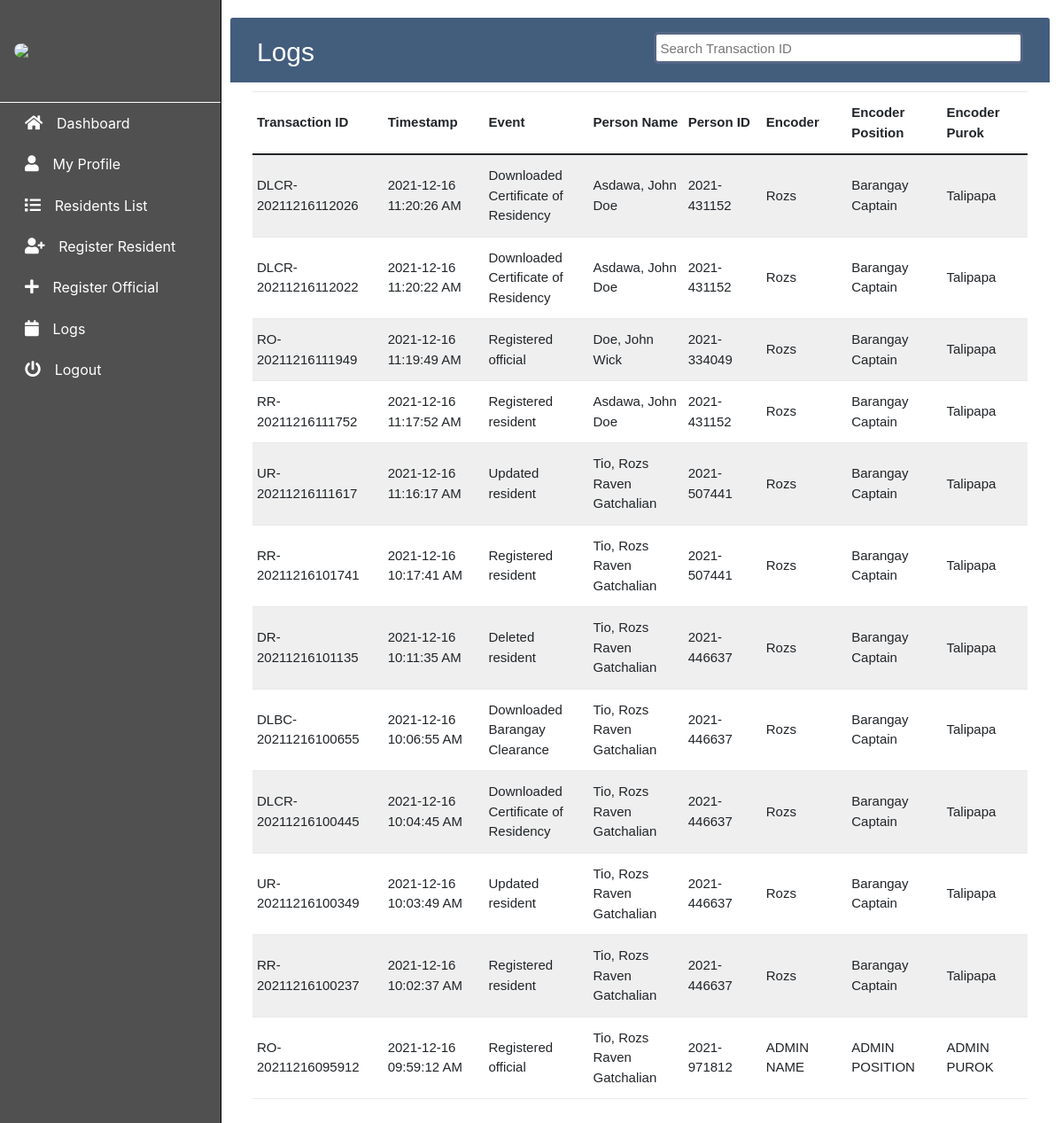
The page /logs.php on the database its author committed.
### tables this page shows
CREATE TABLE `logs` (
  `log_date` text DEFAULT NULL,
  `log_time` text DEFAULT NULL,
  `log_timestamp` text DEFAULT NULL,
  `log_event` text DEFAULT NULL,
  `log_transactionID` text DEFAULT NULL,
  `log_encoder` text DEFAULT NULL,
  `log_encoderPosition` text DEFAULT NULL,
  `log_personID` text DEFAULT NULL,
  `log_personName` text DEFAULT NULL,
  `log_purok` text DEFAULT NULL
);

### logs.php (the view, shortened to what this page needs)
<?php
$name = $_SESSION['name'];
$purok = $_SESSION['purok'];
$position = $_SESSION['position'];
$image = $_SESSION['imageLocation'];
?>
<!DOCTYPE html>
<html lang="en">
<head>
  <link rel="stylesheet" href="./assets/css/main.css">
  <link rel='stylesheet' href='https://cdn.jsdelivr.net/npm/bootstrap@5.0.0-beta1/dist/css/bootstrap.min.css'>
  <link rel='stylesheet' href='https://unicons.iconscout.com/release/v3.0.6/css/line.css'>
  <link href="https://maxcdn.bootstrapcdn.com/font-awesome/latest/css/font-awesome.min.css" rel="stylesheet">
  <link rel="stylesheet" href="https://cdn.jsdelivr.net/npm/bootstrap@4.6.0/dist/css/bootstrap.min.css" />
  <link rel="stylesheet" href="https://use.fontawesome.com/releases/v5.12.1/css/all.css">
  <link rel="stylesheet" href="./assets/css/logs.css" />
</head>
<body>
  <aside class="sidebar position-fixed top-0 left-0 overflow-auto h-100 float-left" id="show-side-navigation1">
    <div class="sidebar-header d-flex align-items-center px-3 py-4">
      <?php echo "<img class='rounded-pill img-fluid border-2' width='25%' src=" .  $image . " alt='Official's Image'>" ?>
      <div class="ms-2">
        <h5 class="fs-6 mb-0">
          <a class="text-decoration-none headName" href="viewUser.php"> &nbsp; <?php echo $name; ?></a>
        </h5>
        <p class="mt-1 mb-0 headPlace"> &nbsp; <?php echo $position ?></p>
        <p class="mt-1 mb-0 headPlace"> &nbsp; <?php echo $purok ?></p>
      </div>
    </div>
    <ul class="categories list-unstyled">
      <li><i class="fa fa-home sideIcons"></i><a href="dashboard.php"> Dashboard</a></li>
      <li><i class="fa fa-user sideIcons"></i><a href="viewUser.php"> My Profile</a></li>
      <li><i class="fa fa-list sideIcons"></i><a href="residents.php"> Residents List</a></li>
      <li><i class="fa fa-user-plus sideIcons"></i><a href="registration.php"> Register Resident</a></li>
      <li><i class="fa fa-plus sideIcons"></i><a href="registerOfficial.php"> Register Official</a></li>
      <li><i class="fa fa-calendar sideIcons"></i><a href="logs.php"> Logs</a></li>
      <li><i class="fa fa-power-off sideIcons"></i><a href="index.php"> Logout</a></li>
    </ul>
  </aside>
  <section>
    <div class="container">
      <div class="table-wrapper">
        <div class="table-title">
          <div class="row">
            <div class="col-sm-6">
              <h2>Logs</h2>
            </div>
            <div class="col-sm-6">
              <div class="search">
                <input onkeyup="searchTransaction()" type="text" class="searchTerm" name="search" id="searchLog" placeholder="Search Transaction ID">
              </div>
            </div>
          </div>
        </div>
        <table class="table table-striped table-hover" id="logsTable">
          <thead>
            <tr>
              <th data-field="transactionId" data-sortable="true">Transaction ID</th>
              <th data-field="timestamp">Timestamp</th>
              <th data-field="event" data-sortable="true">Event</th>
              <th data-field="residentId" data-sortable="true">Person Name</th>
              <th data-field="residentName" data-sortable="true">Person ID</th>
              <th data-field="encoder" data-sortable="true">Encoder</th>
              <th data-field="position" data-sortable="true">Encoder Position</th>
              <th data-field="purok" data-sortable="true">Encoder Purok</th>
            </tr>
          </thead>
          <form method="POST" action="./database/database.php">
            <tbody>
              <?php
                include_once("./database/connection.php");
                $getLogs = "SELECT * FROM logs ORDER BY `log_date` DESC, `log_time` DESC";
                $result = mysqli_query($conn, $getLogs);
                if (mysqli_num_rows($result) > 0) {
                  while ($logs = mysqli_fetch_assoc($result)) {
                    echo
                    "<tr><td>" . $logs['log_transactionID']
                      . "</td><td>" . $logs['log_timestamp']
                      . "</td><td>" . $logs['log_event']
                      . "</td><td>" . $logs['log_personName']
                      . "</td><td>" . $logs['log_personID']
                      . "</td><td>" . $logs['log_encoder']
                      . "</td><td>" . $logs['log_encoderPosition']
                      . "</td><td>" . $logs['log_purok']
                      . "</tr>";
                  }
                }
              ?>
            </tbody>
          </form>
        </table>
      </div>
    </div>
  </section>
</body>
</html>

### assets/css/main.css (style rules this page uses)
* { -webkit-user-select: none; -khtml-user-select: none; -moz-user-select: none; -ms-user-select: none; user-select: none; }
.sidebar { background-color: #505050; width: 250px; transition: all 0.3s ease-in-out; transform: translateX(0); z-index: 9999999; border-right: 1px solid black; }
.sidebar .sidebar-header { border-bottom: 1px solid #ffffff; }
.sidebar .sidebar-header h5 a { color: white; }
.sidebar .sidebar-header p { color: white; font-size: 0.825rem; }
.sidebar > ul > li { padding: 0.7rem 1.75rem; }
.sidebar ul > li > a { color: white; text-decoration: none; }
.sidebar ul > li > i { font-size: 18px; margin-right: 0.7rem; color: white; }
.headName, .headPlace { font-size: 15px; font-weight: 600; }

### assets/css/logs.css (style rules this page uses)
section { color: #566787; font-family: "Varela Round", sans-serif; font-size: 15px; margin-right: 15px; }
.search { width: 100%; height: 36px; position: relative; display: flex; }
.searchTerm { width: 100%; border: 3px solid #566787; padding: 5px; height: 36px; border-radius: 5px; outline: none; }
.container { padding-top: 30px; }
.table-wrapper { background: #fff; padding: 20px 10px; margin: -10px 0; border-radius: 3px; box-shadow: 0 1px 1px rgba(0, 0, 0, 0.05); }
.table-title { padding-bottom: 15px; background: #435d7d; color: #fff; padding: 16px 30px; margin: -20px -25px 10px; border-radius: 3px 3px 0 0; }
.table-title h2 { margin: 5px 0 0; font-size: 30px; }
table.table tr th, table.table tr td { border-color: #e9e9e9; padding: 12px 5px; width: 400px; vertical-align: middle; }
table.table tr th:first-child { width: 350px; }
table.table tr th:last-child { width: 300px; }
table.table-striped tbody tr:nth-of-type(odd) { background-color: #fcfcfc; }
section { margin-left: 260px; }

### rows shown on the page
logs: log_transactionID "DLCR-20211216112026", log_timestamp "2021-12-16 11:20:26 AM", log_event "Downloaded Certificate of Residency", log_personName "Asdawa, John Doe", log_personID "2021-431152", log_encoder "Rozs", log_encoderPosition "Barangay Captain", log_purok "Talipapa"
logs: log_transactionID "DLCR-20211216112022", log_timestamp "2021-12-16 11:20:22 AM", log_event "Downloaded Certificate of Residency", log_personName "Asdawa, John Doe", log_personID "2021-431152", log_encoder "Rozs", log_encoderPosition "Barangay Captain", log_purok "Talipapa"
logs: log_transactionID "RO-20211216111949", log_timestamp "2021-12-16 11:19:49 AM", log_event "Registered official", log_personName "Doe, John Wick", log_personID "2021-334049", log_encoder "Rozs", log_encoderPosition "Barangay Captain", log_purok "Talipapa"
logs: log_transactionID "RR-20211216111752", log_timestamp "2021-12-16 11:17:52 AM", log_event "Registered resident", log_personName "Asdawa, John Doe", log_personID "2021-431152", log_encoder "Rozs", log_encoderPosition "Barangay Captain", log_purok "Talipapa"
logs: log_transactionID "UR-20211216111617", log_timestamp "2021-12-16 11:16:17 AM", log_event "Updated resident", log_personName "Tio, Rozs Raven Gatchalian", log_personID "2021-507441", log_encoder "Rozs", log_encoderPosition "Barangay Captain", log_purok "Talipapa"
logs: log_transactionID "RR-20211216101741", log_timestamp "2021-12-16 10:17:41 AM", log_event "Registered resident", log_personName "Tio, Rozs Raven Gatchalian", log_personID "2021-507441", log_encoder "Rozs", log_encoderPosition "Barangay Captain", log_purok "Talipapa"
logs: log_transactionID "DR-20211216101135", log_timestamp "2021-12-16 10:11:35 AM", log_event "Deleted resident", log_personName "Tio, Rozs Raven Gatchalian", log_personID "2021-446637", log_encoder "Rozs", log_encoderPosition "Barangay Captain", log_purok "Talipapa"
logs: log_transactionID "DLBC-20211216100655", log_timestamp "2021-12-16 10:06:55 AM", log_event "Downloaded Barangay Clearance", log_personName "Tio, Rozs Raven Gatchalian", log_personID "2021-446637", log_encoder "Rozs", log_encoderPosition "Barangay Captain", log_purok "Talipapa"
logs: log_transactionID "DLCR-20211216100445", log_timestamp "2021-12-16 10:04:45 AM", log_event "Downloaded Certificate of Residency", log_personName "Tio, Rozs Raven Gatchalian", log_personID "2021-446637", log_encoder "Rozs", log_encoderPosition "Barangay Captain", log_purok "Talipapa"
logs: log_transactionID "UR-20211216100349", log_timestamp "2021-12-16 10:03:49 AM", log_event "Updated resident", log_personName "Tio, Rozs Raven Gatchalian", log_personID "2021-446637", log_encoder "Rozs", log_encoderPosition "Barangay Captain", log_purok "Talipapa"
logs: log_transactionID "RR-20211216100237", log_timestamp "2021-12-16 10:02:37 AM", log_event "Registered resident", log_personName "Tio, Rozs Raven Gatchalian", log_personID "2021-446637", log_encoder "Rozs", log_encoderPosition "Barangay Captain", log_purok "Talipapa"
logs: log_transactionID "RO-20211216095912", log_timestamp "2021-12-16 09:59:12 AM", log_event "Registered official", log_personName "Tio, Rozs Raven Gatchalian", log_personID "2021-971812", log_encoder "ADMIN NAME", log_encoderPosition "ADMIN POSITION", log_purok "ADMIN PUROK"
